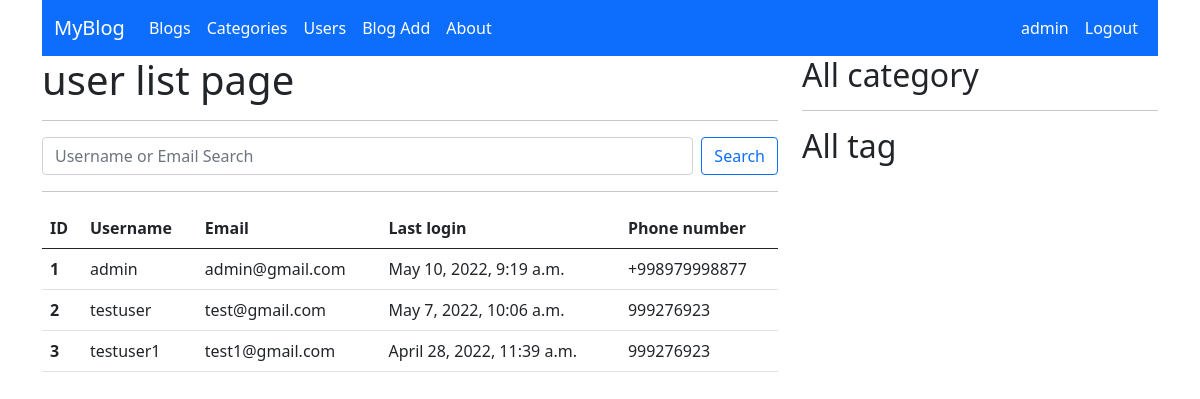
Screenshot of /account/user-list (signed in) with the database file from the repository.
### account/models.py (models this page shows, shortened)
class Account(AbstractUser):
    username = models.CharField(max_length=50, unique=True,
                                help_text=(
                                   "Siz 50 ta belgidan iborat username tanlashingiz mumkin"
                                ),
                                error_messages={
                                    "unique": "Bunaqa user avval ruyxatdan utgan.",
                                },
                                )
    phone_number = models.CharField(max_length=13, null=True, blank=True)
    date_of_birth = models.DateField(null=True, blank=True)
    image = models.ImageField(upload_to='account')
    address = models.CharField(max_length=150, null=True, blank=True)
    USERNAME_FIELD = "username"

### account/views.py (the view)
# urls.py: path('user-list', UserList.as_view(), name='user_list'),
class UserList(View):
    def get(self, request):
        search = request.GET.get('search')
        if search:
            users = Account.objects.filter(
                Q(username__icontains=search) | Q(phone_number__icontains=search)
            )
        else:
            users = Account.objects.all()
        context = {
            'users': users
        }
        return render(request, 'account/user_list.html', context)

### templates/account/user_list.html (shortened to what this page needs)
{% extends 'base.html' %}
{% block content %}
    <h1>user list page</h1>
    <hr>
    <form class="d-flex" method="get">
        <input name="search" class="form-control me-2" type="search" placeholder="Username or Email Search"
               aria-label="Search">
        <button class="btn btn-outline-primary" type="submit">Search</button>
    </form>
    <hr>
    <table class="table">
        <thead>
        <tr>
            <th scope="col">ID</th>
            <th scope="col">Username</th>
            <th scope="col">Email</th>
            <th scope="col">Last login</th>
            <th scope="col">Phone number</th>
        </tr>
        </thead>
        <tbody>
        {% for user in users %}
            <tr>
                <th scope="row">{{ user.id }}</th>
                <td>{{ user.username }}</td>
                <td>{{ user.email }}</td>
                <td>{{ user.last_login }}</td>
                <td>{{ user.phone_number }}</td>
            </tr>
        {% endfor %}
        </tbody>
    </table>
{% endblock %}

### templates/header.html (shortened to what this page needs)
<nav class="navbar navbar-expand-lg navbar-dark bg-primary">
    <div class="container">
        <a class="navbar-brand" href="{% url 'blog_list' %}">MyBlog</a>
        <div class="collapse navbar-collapse" id="navbarSupportedContent">
            <ul class="navbar-nav me-auto mb-2 mb-lg-0">
                <li class="nav-item">
                    <a class="nav-link active" aria-current="page" href="{% url 'blog_list' %}">Blogs</a>
                </li>
                <li class="nav-item">
                    <a class="nav-link active" href="{% url 'category_list' %}">Categories</a>
                </li>
                <li class="nav-item">
                    <a href="{% url 'user_list' %}" class="nav-link active">Users</a>
                </li>
                <li class="nav-item">
                    <a href="{% url 'blog_create' %}" class="nav-link active">Blog Add</a>
                </li>
                <li class="nav-item">
                    <a class="nav-link active">About</a>
                </li>
            </ul>
            <ul class="navbar-nav  mb-2 mb-lg-0">
                {% if user.is_authenticated %}
                 <li class="nav-item">
                    <a href="{% url 'profile' %}" class="nav-link active">{{ user.username }}</a>
                </li>
                <li class="nav-item">
                    <a href="{% url 'logout' %}" class="nav-link active">Logout</a>
                </li>
                {% endif %}
            </ul>
        </div>
    </div>
</nav>

### rows the page displays
Account: username "admin", id "1", email "admin@gmail.com", last_login "May 10, 2022, 9:19 a.m.", phone_number "+998979998877"
Account: id "2", username "testuser", email "test@gmail.com", last_login "May 7, 2022, 10:06 a.m.", phone_number "999276923"
Account: id "3", username "testuser1", email "test1@gmail.com", last_login "April 28, 2022, 11:39 a.m.", phone_number "999276923"
